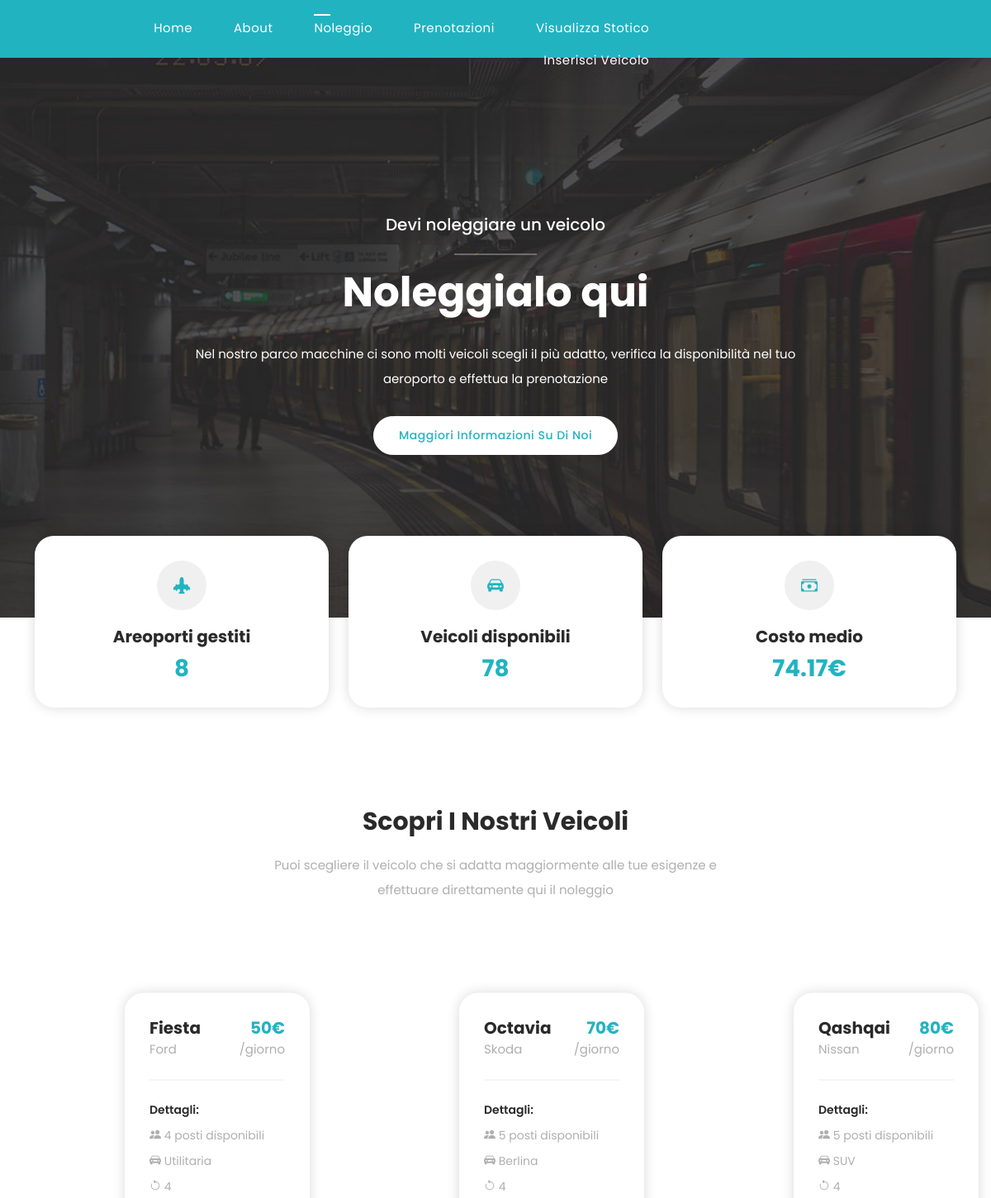
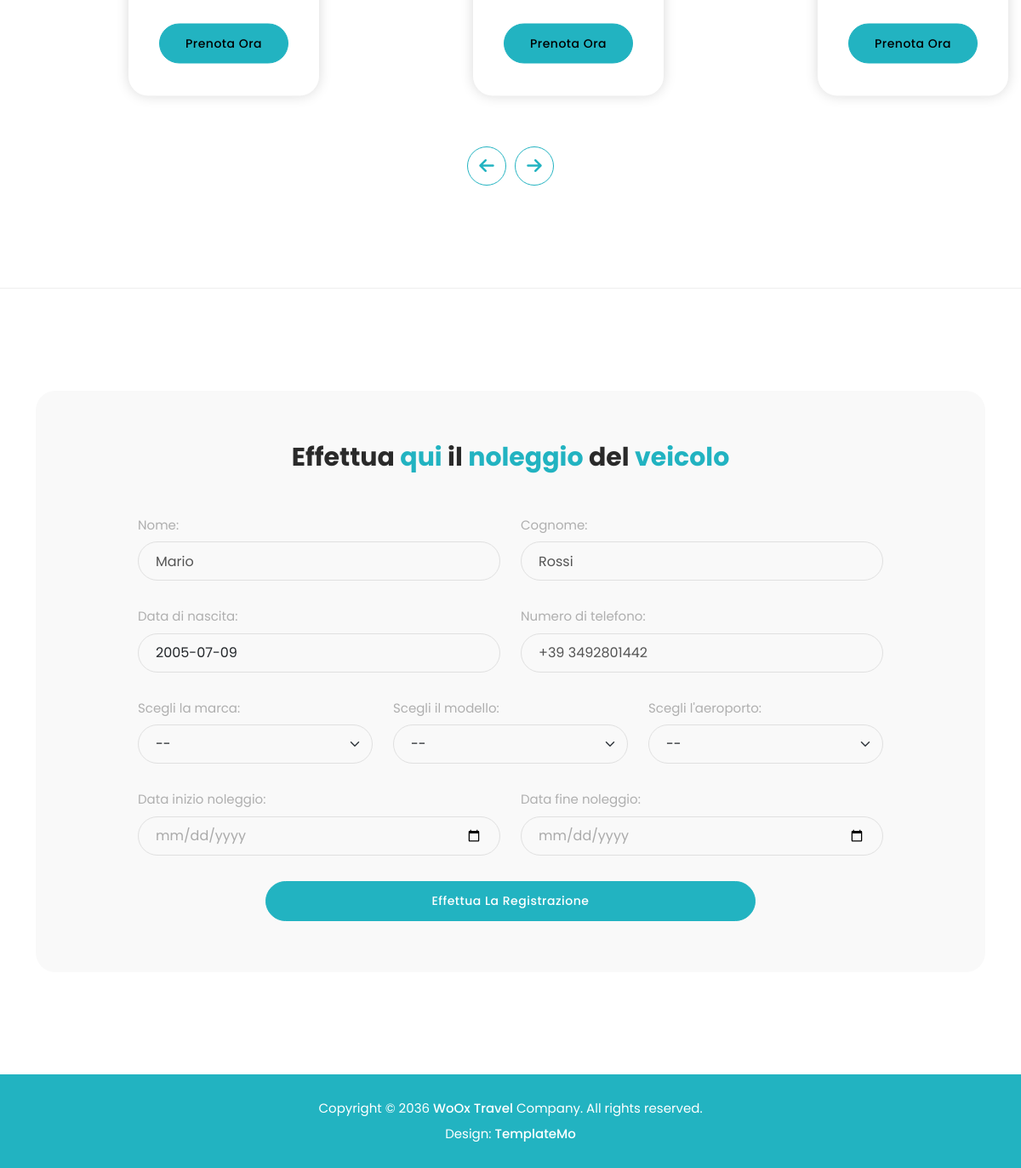
The page /noleggioAuto.php (signed in) on the database its author committed (2 pictures, top to bottom).
### tables this page shows
CREATE TABLE `Utente` (
  `mail` varchar(128) NOT NULL,
  `nome` varchar(64) NOT NULL,
  `cognome` varchar(64) NOT NULL,
  `dataNascita` date NOT NULL,
  `numeroTelefono` varchar(10) NOT NULL,
  `password` varchar(128) NOT NULL
);

### noleggioAuto.php (the view, shortened to what this page needs)
<!DOCTYPE html>
<html lang="en">
  <head>
    <link href="vendor/bootstrap/css/bootstrap.min.css" rel="stylesheet">
   <link rel="stylesheet" href="https://cdn.jsdelivr.net/npm/bootstrap-icons@1.11.3/font/bootstrap-icons.min.css">
    <link rel="stylesheet" href="assets/css/fontawesome.css">
    <link rel="stylesheet" href="assets/css/templatemo-woox-travel.css">
    <link rel="stylesheet" href="assets/css/owl.css">
    <link rel="stylesheet" href="assets/css/animate.css">
    <link rel="stylesheet"href="https://unpkg.com/swiper@7/swiper-bundle.min.css"/>
  </head>
<body>
  <header class="header-area header-sticky">
    <div class="container">
        <div class="row">
            <div class="col-12">
                <nav class="main-nav">
                    <ul class="nav">
                      <li><a href="home.php">Home</a></li>
                      <li><a href="about.php">About</a></li>
                      <li><a href="noleggioAuto.php" class="active">Noleggio</a></li>
                      <li><a href="prenotaParcheggio.php">Prenotazioni</a></li>
                      <li><a href="storico.php">Visualizza Stotico</a></li>
                      <li><a href="inserisciVeicolo.php">Inserisci Veicolo</a></li>
                    </ul>
                </nav>
            </div>
        </div>
    </div>
  </header>
  <div class="second-page-heading">
    <div class="container">
      <div class="row">
        <div class="col-lg-12">
          <h4>Devi noleggiare un veicolo</h4>
          <h2>Noleggialo qui</h2>
          <p>Nel nostro parco macchine ci sono molti veicoli scegli il più adatto, verifica la disponibilità nel tuo aeroporto e effettua la prenotazione</p>
          <div class="main-button"><a href="about.php">Maggiori informazioni su di noi</a></div>
        </div>
      </div>
    </div>
  </div>
  <div class="more-info reservation-info">
    <div class="container">
      <div class="row">
        <div class="col-lg-4 col-sm-6">
          <div class="info-item">
            <i class="bi bi-airplane-engines-fill"></i>
            <h4>Areoporti gestiti</h4>
              <h3 style="color: #22b3c1;">
                <?php
                  include("connessione.php");
                  $sql = "SELECT COUNT(*) FROM `Aeroporti`";
                  $result = $conn->query($sql);
                  if ($result === false) {
                  } else {
                    $row = $result->fetch_assoc();
                    $count = $row['COUNT(*)'];
                    echo $count;
                  }
                ?>
              </h3>
          </div>
        </div>
        <div class="col-lg-4 col-sm-6">
          <div class="info-item">
            <i class="bi bi-car-front-fill"></i>
            <h4>Veicoli disponibili</h4>
            <h3 style="color: #22b3c1;">
              <?php
                include "connessione.php";
                $sql = "SELECT COUNT(*) FROM `VeicoloNoleggio`";
                $result = $conn->query($sql);
                if ($result === false) {
                } else {
                  $row = $result->fetch_assoc();
                  $count = $row['COUNT(*)'];
                  echo $count;
                }
              ?>
            </h3>
          </div>
        </div>
        <div class="col-lg-4 col-sm-6">
          <div class="info-item">
            <i class="bi bi-cash-stack"></i>
            <h4>Costo medio</h4>
            <h3 style="color: #22b3c1;">
              <?php
                $sql = "SELECT AVG(costoGiornaliero) FROM `VeicoloNoleggio`";
                $result = $conn->query($sql);
                if ($result === false) {
                } else {
                  $row = $result->fetch_assoc();
                  $prezzoMedioAuto = $row['AVG(costoGiornaliero)'];
                  $prezzoAuto = round($prezzoMedioAuto, 2);
                  echo $prezzoAuto."€";
                }
              ?>
            </h3>
          </div>
        </div>
      </div>
    </div>
  </div>
  <div class="weekly-offers">
    <div class="container">
      <div class="row">
        <div class="col-lg-6 offset-lg-3">
          <div class="section-heading text-center">
            <h2>Scopri i nostri veicoli</h2>
            <p>Puoi scegliere il veicolo che si adatta maggiormente alle tue esigenze e effettuare direttamente qui il noleggio</p>
          </div>
        </div>
      </div>
    </div>
    <div class="container-fluid">
      <div class="row">
        <div class="col-lg-12">
          <div class="owl-weekly-offers owl-carousel">
          <?php
            $sql = "SELECT `immaginiveicoli`.`marca` AS `marca`, `immaginiveicoli`.`modello` AS `modello`, `immaginiveicoli`.`linkImmagine` AS `linkImmagine`, `veicolonoleggio`.`numeroPosti` AS `numeroPosti`, `veicolonoleggio`.`tipologia` AS `tipologia` FROM `immaginiveicoli` INNER JOIN `veicolonoleggio` ON (`veicolonoleggio`.`modello` = `immaginiveicoli`.`modello` AND `veicoloNoleggio`.`marca` = `immaginiveicoli`.`marca`)";
            $result = $conn->query($sql);
            if ($result === true) {
            } else {
              if ($result->num_rows > 0) {
                while($row = $result->fetch_assoc()) {
                  $sql2 = "SELECT AVG(`costoGiornaliero`) AS `costoMedio` FROM `VeicoloNoleggio` WHERE `modello`='".$row['modello']."' AND `marca`='".$row['marca']."'";
                  $result2 = $conn->query($sql2);
                  if ($result2 === false) {
                  } else {
                    $row2 = $result2->fetch_assoc();
                    $prezzoMedioAuto = $row2['costoMedio'];
                    $prezzoAuto = round($prezzoMedioAuto, 2);
                  }
                  $sql3 = "SELECT COUNT(*) FROM `VeicoloNoleggio` WHERE `modello`='".$row['modello']."' AND `marca`='".$row['marca']."'";
                  $result3 = $conn->query($sql3);
                  if ($result3 === false) {
                  } else {
                    $row3 = $result3->fetch_assoc();
                    $numVeicoli = $row3['COUNT(*)'];
                  }
                  echo "<div class='item'>
                  <div class='thumb'>
                    <img src='".$row['linkImmagine']."' alt=''>
                    <div class='text'>
                      <h4>".$row['modello']."<br><span>".$row['marca']."</span></h4>
                      <h6>".$prezzoAuto."€<br><span>/giorno</span></h6>
                      <div class='line-dec'></div>
                      <ul>
                        <li>Dettagli:</li>
                        <li><i class='bi bi-people-fill'></i> ".$row['numeroPosti']." posti disponibili</li>
                        <li><i class='bi bi-car-front-fill'></i> ".$row['tipologia']."</li>
                        <li><i class='bi bi-arrow-counterclockwise'></i> ".$numVeicoli."</li>
                      </ul>
                      <div class='main-button'>
                        <form method='POST' action='noleggioAuto.php'>
                          <input name='modello' value='".$row['modello']."' hidden>
                          <input name='marca' value='".$row['marca']."' hidden>
                          <button style='border-style: none; background-color: white;' type='submit'><a>Prenota ora</a></button>
                        </form>
                      </div>
                    </div>
                  </div>
                </div>";
                }
              } else {
              }
            }
          ?>
          </div>
        </div>
      </div>
    </div>
  </div>
  <div class="reservation-form">
    <div class="container">
      <div class="row">
        <div class="col-lg-12">
          <form id="reservation-form" name="gs" method="post" action="resocontoNoleggio.php">
            <div class="row">
              <div class="col-lg-12">
                <h4>Effettua <em>qui</em> il <em>noleggio</em> del <em>veicolo</em></h4>
              </div>
              <div class="col-lg-6">
                  <fieldset>
                      <label for="Name" class="form-label">Nome: </label>
                        <?php
                        $mail = $_SESSION["utente"];
                          $sql = "SELECT `nome`, `cognome`, `dataNascita`, `numeroTelefono`  FROM `Utente` WHERE `mail` = '".$mail."'";
                          $result = $conn->query($sql);
                          if ($result === false) {
                          } else {
                            $row = $result->fetch_assoc();
                            $nome = $row['nome'];
                            $cognome = $row['cognome'];
                            $dataNascita = $row['dataNascita'];
                            $numeroTelefono = $row['numeroTelefono'];
                          }
                          echo "<input type='text' name='nome' class='Name' value='$nome' disabled>
                          <input type='text' name='nome' class='Name' value='$nome' hidden>";
                      ?>
                  </fieldset>
              </div>
              <div class="col-lg-6">
                <fieldset>
                  <label for="cognome" class="form-label">Cognome: </label>
                  <?php
                    echo "<input type='text' name='cognome' class='Name' value='$cognome' disabled>
                    <input type='text' name='cognome' class='Name' value='$cognome' hidden>";
                  ?>
                </fieldset>
              </div>
              <div class="col-lg-6">
                <fieldset>
                  <label for="dataNascita" class="form-label">Data di nascita: </label>
                  <?php
                    echo "<input style='color: #212529;' type='text' name='dataNascita' class='date' value='$dataNascita' disabled>
                    <input style='color: #212529;' type='text' name='dataNascita' class='date' value='$dataNascita' hidden>";
                  ?>
                </fieldset>
              </div>
              <div class="col-lg-6">
                <fieldset>
                  <label for="numeroTel" class="form-label">Numero di telefono: </label>
                  <?php
                    echo "<input type='text' name='numeroTel' class='number' value='+39 ".$numeroTelefono."' disabled>
                    <input type='text' name='numeroTel' class='number' value='+39 ".$numeroTelefono."' hidden>";
                  ?>
                </fieldset>
              </div>
              <div class="col-lg-4">
                  <fieldset>
                      <label for="marca" class="form-label">Scegli la marca: </label>
                      <?php
                        if($_SERVER["REQUEST_METHOD"] == "POST"){
                          $marca = $_POST["marca"];
                          $modello = $_POST["modello"];
                          echo "<input type='text' name='marca' class='Name' value='$marca' disabled>
                          <input type='text' name='marca' class='Name' value='$marca' hidden>";
                        } else {
                          echo "<select name='marca' id='marca' class='form-select' aria-label='Default select example' onChange='modificaOpzioni()'>
                          <option value=''>--</option>
                          <option value='Skoda'>Skoda</option>
                          <option value='Ford'>Ford</option>
                          <option value='Nissan'>Nissan</option>
                          <option value='Audi'>Audi</option>
                          <option value='Land Rover'>Land Rover</option>
                          <option value='Peugeot'>Peugeot</option>
                          <option value='Toyota'>Toyota</option>
                          <option value='BMW'>BMW</option>
                          <option value='Renault'>Renault</option>
                          <option value='Fiat'>Fiat</option>
                          <option value='Hyundai'>Hyundai</option>
                          <option value='Opel'>Opel</option>
                          <option value='Mercedes-Benz'>Mercedes-Benz</option>
                          <option value='Kia'>Kia</option>
                          <option value='Seat'>Seat</option>
                          <option value='Mitsubishi'>Mitsubishi</option>
                          <option value='Citroen'>Citroen</option>
                          <option value='Volkswagen'>Volkswagen</option>
                        </select>";
                        }
                      ?>
                  </fieldset>
              </div>
              <div class="col-lg-4">
                  <fieldset>
                      <label for="modello" class="form-label">Scegli il modello: </label>
                      <?php
                        if($_SERVER["REQUEST_METHOD"] == "POST"){
                          echo "<input type='text' name='modello' class='Name' value='$modello' disabled>
                          <input type='text' name='modello' class='Name' value='$modello' hidden>";
                        } else {
                          echo "<select name='modello' id='segnaPosto' class='form-select' aria-label='Default select example' onChange='this.form.click()' disabled>
                          <option value=''>--</option>
                          </select>";
                        }
                      ?>
                  </fieldset>
              </div>
              <div class="col-lg-4">
                  <fieldset>
                      <label for="modello" class="form-label">Scegli l'aeroporto: </label>
                      <select name="aeroporto" class='form-select' aria-label='Default select example' onChange='this.form.click()'>
                        <option value=''>--</option>
                      </select>
                  </fieldset>
              </div>
              <div class="col-lg-6">
                <fieldset>
                    <label for="dataInizio" class="form-label">Data inizio noleggio:</label>
                    <input type="date" id="dataInizio" name="dataInizio" class="date" required>
                </fieldset>
              </div>
              <div class="col-lg-6">
                <fieldset>
                    <label for="dataFine" class="form-label">Data fine noleggio:</label>
                    <input type="date" id="dataFine" name="dataFine" class="date" required>
                </fieldset>
              </div>
              <div class="col-lg-2"></div>
              <div class="col-lg-8">
                <fieldset>
                  <button type="button" onclick="controllaDate()" class="main-button">Effettua la registrazione</button>
                </fieldset>
              </div>
              <div class="col-lg-2"></div>
            </div>
          </form>
        </div>
      </div>
    </div>
  </div>
  <footer>
    <div class="container">
      <div class="row">
        <div class="col-lg-12">
          <p>Copyright © 2036 <a href="#">WoOx Travel</a> Company. All rights reserved.
          <br>Design: <a href="https://templatemo.com" target="_blank" title="free CSS templates">TemplateMo</a></p>
        </div>
      </div>
    </div>
  </footer>
  </body>
</html>

### rows shown on the page
utente: nome "Mario", cognome "Rossi", dataNascita "2005-07-09", numeroTel "+39 3492801442"

### other values the page prints
$count "8"
$count "78"
$prezzoAuto "74.17"
$row['modello'] "Fiesta"
$row['marca'] "Ford"
$prezzoAuto "50"
$row['numeroPosti'] "4"
$row['tipologia'] "Utilitaria"
$numVeicoli "4"
$row['modello'] "Octavia"
$row['marca'] "Skoda"
$prezzoAuto "70"
$row['numeroPosti'] "5"
$row['tipologia'] "Berlina"
$row['modello'] "Qashqai"
